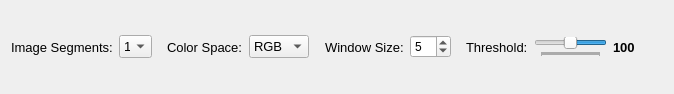
<?xml version="1.0" encoding="UTF-8"?>
<ui version="4.0">
 <class>MRMap</class>
 <widget class="QWidget" name="MRMap">
  <property name="geometry">
   <rect>
    <x>0</x>
    <y>0</y>
    <width>674</width>
    <height>94</height>
   </rect>
  </property>
  <property name="windowTitle">
   <string>Form</string>
  </property>
  <layout class="QVBoxLayout" name="verticalLayout">
   <item>
    <layout class="QHBoxLayout" name="horizontalLayout_4">
     <item>
      <layout class="QHBoxLayout" name="horizontalLayout_3">
       <item>
        <widget class="QLabel" name="segmentsLabel">
         <property name="font">
          <font>
           <pointsize>10</pointsize>
          </font>
         </property>
         <property name="toolTip">
          <string>Number of segments to divide each image into for MR Map analysis.
Each segment is processed independently for multi-resolution feature detection.
Performance impact:
• Higher number of segments: INCREASES processing time (more segments to analyze)
• Lower number of segments: DECREASES processing time (fewer segments to analyze)
• 1 segment: Fastest processing (analyzes whole image once)
Higher segment counts improve detection in images with varying features.</string>
         </property>
         <property name="text">
          <string>Image Segments:</string>
         </property>
        </widget>
       </item>
       <item>
        <widget class="QComboBox" name="segmentsComboBox">
         <property name="minimumSize">
          <size>
           <width>30</width>
           <height>0</height>
          </size>
         </property>
         <property name="font">
          <font>
           <pointsize>10</pointsize>
          </font>
         </property>
         <property name="toolTip">
          <string>Select the number of segments to divide each image into.
• Options: 1, 2, 4, 6, 9, 16, 25, 36 segments
• Default: 1 (analyze entire image as one segment)
The MR Map (Multi-Resolution Map) algorithm analyzes features at multiple scales:
• 1 segment: Process whole image (best for small images or uniform content)
• More segments: Analyze local regions independently (better for large images)
Higher segment counts improve detection in images with varying features across the scene.
Recommended: 4-9 segments for typical drone imagery.</string>
         </property>
         <item>
          <property name="text">
           <string>1</string>
          </property>
         </item>
         <item>
          <property name="text">
           <string>2</string>
          </property>
         </item>
         <item>
          <property name="text">
           <string>4</string>
          </property>
         </item>
         <item>
          <property name="text">
           <string>6</string>
          </property>
         </item>
         <item>
          <property name="text">
           <string>9</string>
          </property>
         </item>
         <item>
          <property name="text">
           <string>16</string>
          </property>
         </item>
         <item>
          <property name="text">
           <string>25</string>
          </property>
         </item>
         <item>
          <property name="text">
           <string>36</string>
          </property>
         </item>
        </widget>
       </item>
       <item>
        <spacer name="horizontalSpacer_2">
         <property name="orientation">
          <enum>Qt::Horizontal</enum>
         </property>
         <property name="sizeType">
          <enum>QSizePolicy::Maximum</enum>
         </property>
         <property name="sizeHint" stdset="0">
          <size>
           <width>20</width>
           <height>20</height>
          </size>
         </property>
        </spacer>
       </item>
       <item>
        <widget class="QLabel" name="colorspaceLabel">
         <property name="font">
          <font>
           <pointsize>10</pointsize>
          </font>
         </property>
         <property name="text">
          <string>Color Space:</string>
         </property>
        </widget>
       </item>
       <item>
        <widget class="QComboBox" name="colorspaceComboBox">
         <property name="minimumSize">
          <size>
           <width>60</width>
           <height>0</height>
          </size>
         </property>
         <property name="font">
          <font>
           <pointsize>10</pointsize>
          </font>
         </property>
         <item>
          <property name="text">
           <string>RGB</string>
          </property>
         </item>
         <item>
          <property name="text">
           <string>HSV</string>
          </property>
         </item>
         <item>
          <property name="text">
           <string>LAB</string>
          </property>
         </item>
        </widget>
       </item>
       <item>
        <spacer name="horizontalSpacer_3">
         <property name="orientation">
          <enum>Qt::Horizontal</enum>
         </property>
         <property name="sizeType">
          <enum>QSizePolicy::Maximum</enum>
         </property>
         <property name="sizeHint" stdset="0">
          <size>
           <width>20</width>
           <height>20</height>
          </size>
         </property>
        </spacer>
       </item>
       <item>
        <widget class="QLabel" name="windowLabel">
         <property name="font">
          <font>
           <pointsize>10</pointsize>
          </font>
         </property>
         <property name="toolTip">
          <string>Window size for multi-resolution analysis.
Determines the spatial scale of features to detect.</string>
         </property>
         <property name="text">
          <string>Window Size:</string>
         </property>
        </widget>
       </item>
       <item>
        <widget class="QSpinBox" name="windowSpinBox">
         <property name="toolTip">
          <string>Set the window size for multi-resolution analysis.
• Range: 1 to 10
• Default: 5
The MR Map algorithm analyzes features at multiple spatial scales using sliding windows:
• Smaller values (1-3): Detect fine details and small features
• Medium values (4-6): Balanced detection (recommended for most cases)
• Larger values (7-10): Detect larger features and patterns
Window size affects the spatial resolution of feature detection.
Larger windows provide more context but may miss small objects.</string>
         </property>
         <property name="minimum">
          <number>1</number>
         </property>
         <property name="maximum">
          <number>10</number>
         </property>
         <property name="value">
          <number>5</number>
         </property>
        </widget>
       </item>
       <item>
        <spacer name="horizontalSpacer">
         <property name="orientation">
          <enum>Qt::Horizontal</enum>
         </property>
         <property name="sizeType">
          <enum>QSizePolicy::Maximum</enum>
         </property>
         <property name="sizeHint" stdset="0">
          <size>
           <width>20</width>
           <height>20</height>
          </size>
         </property>
        </spacer>
       </item>
       <item>
        <widget class="QLabel" name="thresholdLabel">
         <property name="font">
          <font>
           <pointsize>10</pointsize>
          </font>
         </property>
         <property name="toolTip">
          <string>Detection threshold for MR Map feature detection.
Controls the sensitivity of feature detection across multiple resolutions.</string>
         </property>
         <property name="text">
          <string>Threshold:</string>
         </property>
        </widget>
       </item>
       <item>
        <widget class="QSlider" name="thresholdSlider">
         <property name="sizePolicy">
          <sizepolicy hsizetype="Expanding" vsizetype="Fixed">
           <horstretch>0</horstretch>
           <verstretch>0</verstretch>
          </sizepolicy>
         </property>
         <property name="toolTip">
          <string>Adjust the detection threshold for MR Map algorithm.
• Range: 1 to 200
• Default: 100
• Slider is inverted: LEFT = higher threshold, RIGHT = lower threshold
The MR Map algorithm detects features at multiple spatial resolutions:
• Lower values (1-50): Very sensitive, detects many features (may include noise)
• Medium values (51-150): Balanced detection (recommended for most cases)
• Higher values (151-200): Less sensitive, only detects prominent features
Threshold controls how distinct a feature must be to be detected.
Note: Slider appearance is inverted - move left for stricter, right for more lenient.</string>
         </property>
         <property name="minimum">
          <number>1</number>
         </property>
         <property name="maximum">
          <number>200</number>
         </property>
         <property name="pageStep">
          <number>1</number>
         </property>
         <property name="value">
          <number>100</number>
         </property>
         <property name="sliderPosition">
          <number>100</number>
         </property>
         <property name="orientation">
          <enum>Qt::Horizontal</enum>
         </property>
         <property name="invertedAppearance">
          <bool>true</bool>
         </property>
         <property name="tickPosition">
          <enum>QSlider::TicksBelow</enum>
         </property>
         <property name="tickInterval">
          <number>1</number>
         </property>
        </widget>
       </item>
       <item>
        <widget class="QLabel" name="thresholdValueLabel">
         <property name="minimumSize">
          <size>
           <width>50</width>
           <height>0</height>
          </size>
         </property>
         <property name="font">
          <font>
           <pointsize>10</pointsize>
           <bold>true</bold>
          </font>
         </property>
         <property name="toolTip">
          <string>Current threshold value for MR Map feature detection.
Displays the value selected on the threshold slider (1-200).
Lower values = more sensitive detection.</string>
         </property>
         <property name="text">
          <string>100</string>
         </property>
        </widget>
       </item>
      </layout>
     </item>
    </layout>
   </item>
  </layout>
 </widget>
 <resources/>
 <connections/>
</ui>
